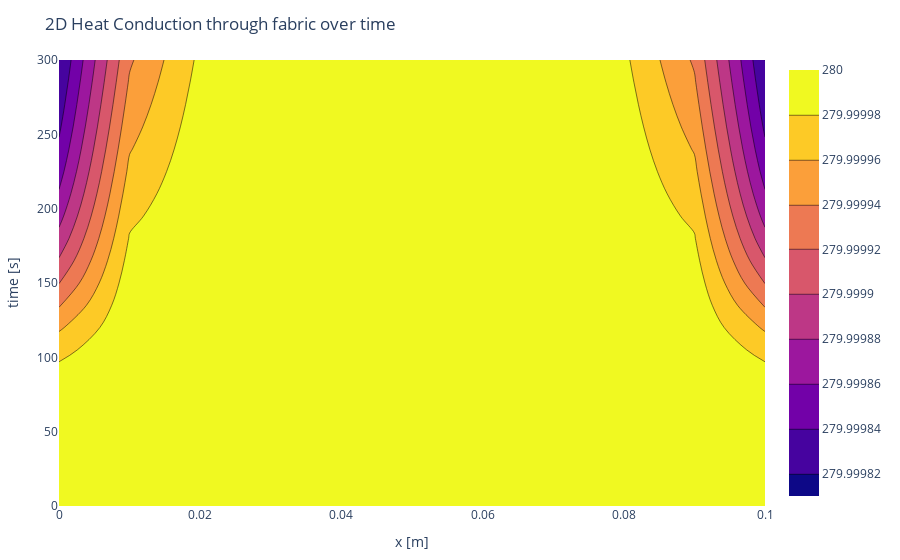

This figure's notebook cell:
### Code cell
PlotlyJS.plot(PlotlyJS.contour(x=x, y=time_val_arr, z=T_f'), Layout(;title="2D Heat Conduction through fabric over time", xaxis_title="x [m]", yaxis_title="time [s]"))

### Figure 1 — Plotly figure (JSON) as saved in the notebook; plotly's stock layout.template omitted (floating-point values rounded to 4 significant figures; data arrays with more than 128 entries replaced by an {"elided": "..."} marker saying what was removed)
{"data": [{"transpose": true, "type": "contour", "x": [0, 0.01, 0.02, 0.03, 0.04, 0.05, 0.06, 0.07, 0.08, 0.09, 0.1], "y": [0, 15, 30, 45, 60, 75, 90, 105, 120, 135, 150, 165, 180, 195, 210, 225, 240, 255, 270, 285, 300], "z": {"elided": "11x21 float values"}}], "layout": {"margin": {"b": 50, "l": 50, "r": 50, "t": 60}, "title": "2D Heat Conduction through fabric over time", "xaxis": {"title": {"text": "x [m]"}}, "yaxis": {"title": {"text": "time [s]"}}}}
